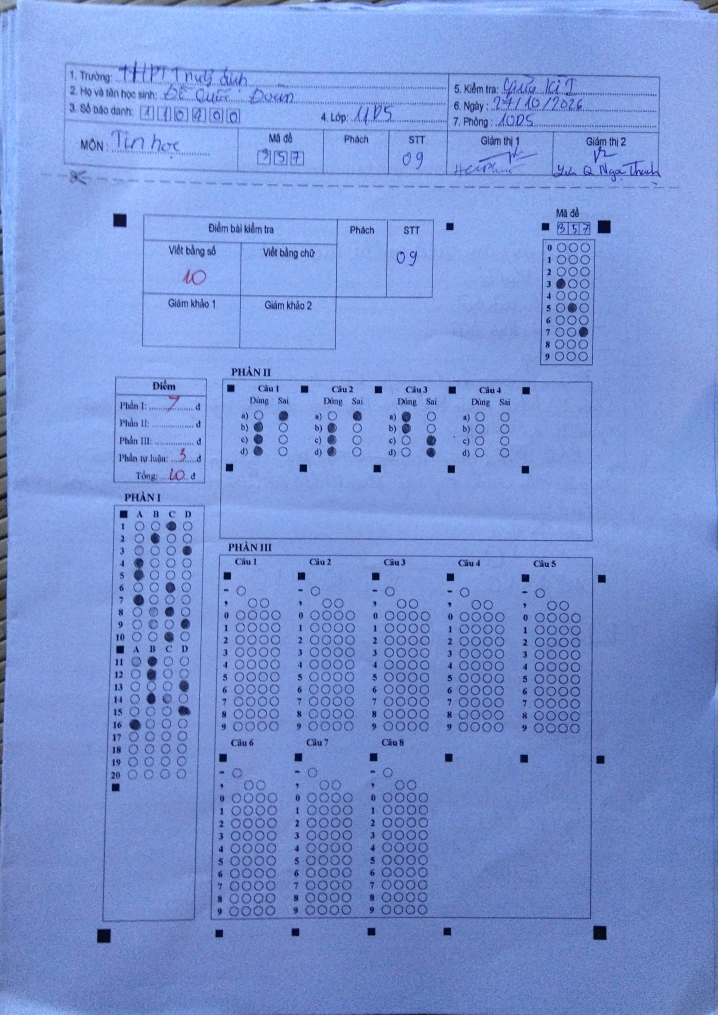
#> input picture test/11/FS_20261113_192246.jpg, 2869 x 4057 px, given in place of g1011.png, which was not available (shown at 1/4 size)
$ python validate_pipeline.py
#> lines starting #> are read from the running program, lines starting #| are printed output that depends on the picture; after the words box and inside, x2 and y2 are one past the last pixel; in counts of white or black regions, pixels touching at a corner belong together
### src/tools/calibrate_layout.py
#!/usr/bin/env python3
"""
OMR sheet layout calibration tool.
Mirrors the detection pipeline implemented in the Android app (OpenCV):
  1. Find 4 corner fiducial squares (Otsu + contour + solidity/fill/aspect filters)
  2. Warp perspective to the fiducial quad
  3. Detect all printed bubbles (adaptive threshold + circular contour filter)
  4. Cluster bubbles into blocks, estimate rows/cols/origin/pitch per block
  5. (For "tc*" filled sheets) measure fill scores to validate thresholds

Usage:  python3 calibrate_layout.py <image1.png> [image2.png ...]
Output: human-readable block report + normalized coords (JSON) per image.
"""
import cv2
import numpy as np
import json
import math
import sys
import os
from collections import defaultdict


# ---------------------------------------------------------------- fiducials
def remove_long_lines(bin_, W):
    """Detach fiducials that touch the page border / table lines."""
    L = max(60, int(W * 0.06))
    hk = cv2.getStructuringElement(cv2.MORPH_RECT, (L, 1))
    vk = cv2.getStructuringElement(cv2.MORPH_RECT, (1, L))
    hlines = cv2.morphologyEx(bin_, cv2.MORPH_OPEN, hk)
    vlines = cv2.morphologyEx(bin_, cv2.MORPH_OPEN, vk)
    lines = cv2.bitwise_or(hlines, vlines)
    return cv2.bitwise_and(bin_, cv2.bitwise_not(lines))


def find_fiducials(gray):
    blur = cv2.GaussianBlur(gray, (3, 3), 0)
    # Otsu can drift high on gray-background scans -> cap it: fiducials are near-black
    otsu, _ = cv2.threshold(blur, 0, 255, cv2.THRESH_BINARY_INV + cv2.THRESH_OTSU)
    t = min(otsu, 130.0)
    _, bin_ = cv2.threshold(blur, t, 255, cv2.THRESH_BINARY_INV)
    bin_ = cv2.morphologyEx(bin_, cv2.MORPH_OPEN, np.ones((3, 3), np.uint8))
    bin_ = remove_long_lines(bin_, gray.shape[1])
    cnts, _ = cv2.findContours(bin_, cv2.RETR_EXTERNAL, cv2.CHAIN_APPROX_SIMPLE)
    H, W = gray.shape
    min_a, max_a = 0.00008 * W * H, 0.02 * W * H
    out = []
    for c in cnts:
        a = cv2.contourArea(c)
        if a < min_a or a > max_a:
            continue
        x, y, w, h = cv2.boundingRect(c)
        ar = w / max(h, 1)
        if not (0.7 < ar < 1.4):
            continue
        hull = cv2.convexHull(c)
        sol = a / max(cv2.contourArea(hull), 1)
        fill = a / (w * h)
        if sol > 0.95 and fill > 0.8:
            M = cv2.moments(c)
            out.append((M["m10"] / M["m00"], M["m01"] / M["m00"], w, h))
    return out


def assemble_quad(pts):
    """Return [TL, TR, BR, BL] from candidate centers, or None."""
    if len(pts) < 4:
        return None
    tl = min(pts, key=lambda p: p[0] + p[1])
    br = max(pts, key=lambda p: p[0] + p[1])
    tr = max(pts, key=lambda p: p[0] - p[1])
    bl = min(pts, key=lambda p: p[0] - p[1])
    ids = {id(tl), id(tr), id(br), id(bl)}
    if len(ids) < 4:
        return None
    return [tl[:2], tr[:2], br[:2], bl[:2]]


def warp_sheet(gray, quad, out_w=1400):
    tl, tr, br, bl = quad
    d = lambda p, q: math.hypot(p[0] - q[0], p[1] - q[1])
    w_top, w_bot = d(tl, tr), d(bl, br)
    h_l, h_r = d(tl, bl), d(tr, br)
    W = (w_top + w_bot) / 2
    Hh = (h_l + h_r) / 2
    out_h = round(out_w * Hh / W)
    src = np.float32(quad)
    dst = np.float32([[0, 0], [out_w - 1, 0], [out_w - 1, out_h - 1], [0, out_h - 1]])
    M = cv2.getPerspectiveTransform(src, dst)
    warped = cv2.warpPerspective(gray, M, (out_w, out_h), flags=cv2.INTER_CUBIC)
    return warped, out_h / out_w


# ---------------------------------------------------------------- bubbles
def detect_circles(gray):
    H, W = gray.shape
    bin_ = cv2.adaptiveThreshold(
        gray, 255, cv2.ADAPTIVE_THRESH_MEAN_C, cv2.THRESH_BINARY_INV, 31, 7
    )
    cnts, _ = cv2.findContours(bin_, cv2.RETR_LIST, cv2.CHAIN_APPROX_SIMPLE)
    r_min, r_max = W / 140.0, W / 30.0  # g12 P1 bubbles are small (d ~ W/64)
    out = []
    for c in cnts:
        a = cv2.contourArea(c)
        if a < math.pi * r_min * r_min or a > math.pi * r_max * r_max:
            continue
        p = cv2.arcLength(c, True)
        circ = 4 * math.pi * a / max(p * p, 1)
        if circ < 0.72:  # sample-12 bubbles are tall ellipses (circ ~0.79)
            continue
        x, y, w, h = cv2.boundingRect(c)
        if not (0.60 < w / max(h, 1) < 1.45):
            continue
        # solid squares (decorative markers) have fill ~1.0; circles/ellipses ~0.785
        if a / (w * h) > 0.88:
            continue
        M = cv2.moments(c)
        out.append((M["m10"] / M["m00"], M["m01"] / M["m00"], (w + h) / 4))
    return out


# [173 lines left out: functions cluster_blocks, split_1d, block_info, fill_score, analyze, not called in this run]


for p in sys.argv[1:]:
    analyze(p)

### src/tools/validate_pipeline.py
#!/usr/bin/env python3
"""
Validate the pipeline end-to-end on the two master templates:
  1. Config -> nearest detected circle distance (snap quality)
  2. Synthetic pencil fills -> fill-score separation (threshold choice)
Also emits the final normalized config as JSON (single source of truth for Kotlin).
"""
import cv2
import numpy as np
import math
import json
import sys

sys.path.insert(0, "/home/dell/Downloads/appscan/src/tools")
from calibrate_layout import warp_sheet, detect_circles, find_fiducials, assemble_quad


def load(path):
    img = cv2.imread(path)
    gray = cv2.cvtColor(img, cv2.COLOR_BGR2GRAY)
    quad = assemble_quad(find_fiducials(gray))
    warped, aspect = warp_sheet(gray, quad)
    return warped, warped.shape[1], warped.shape[0]


def build_m1011(W, H):
    """All bubbles as (section, group_idx, item_idx, col_idx, x_px, y_px)."""
    B = []
    def add(sec, g, i, col, x, y):
        B.append(dict(sec=sec, g=g, i=i, col=col, x=x / W, y=y / H))
    # ma de 3x10
    for r in range(10):
        for c in range(3):
            add("maDe", 0, r, c, 1277.53 + 34.08 * c, 59.76 + 34.10 * r)
    # P1 3 bands x 4 cols x 10 rows
    for b, y0 in enumerate([855.57, 1230.64, 1605.43]):
        for r in range(10):
            for c in range(4):
                add("p1", b * 10 + r, r, c, 67.82 + 45.88 * c, y0 + 34.09 * r)
    # P2 2 bands x 5 cau: (dungX, saiX) pairs
    pairs = [(403.45, 476.48), (618.78, 691.82), (834.69, 907.43),
             (1050.16, 1123.23), (1265.61, 1338.66)]
    for band, y0 in enumerate([540.09, 764.58]):
        for q in range(5):
            for r in range(4):
                add("p2", band * 5 + q, r, 0, pairs[q][0], y0 + 34.06 * r)
                add("p2", band * 5 + q, r, 1, pairs[q][1], y0 + 34.06 * r)
    # P3 2 bands x 5 cau: minus(col -1), comma(cols 1,2), digits 10x4
    for band, (ym, yc, yd) in enumerate([(1035.62, 1069.57, 1103.8),
                                         (1537.21, 1571.51, 1605.43)]):
        for q, x0 in enumerate([362, 578, 793, 1009, 1225]):
            add("p3minus", band * 5 + q, 0, 0, x0, ym)
            for cc in (1, 2):
                add("p3comma", band * 5 + q, cc, cc, x0 + 34.33 * cc, yc)
            for r in range(10):
                for c in range(4):
                    add("p3digit", band * 5 + q, r, c, x0 + 34.33 * c, yd + 34.10 * r)
    return B


def build_m12(W, H):
    B = []
    def add(sec, g, i, col, x, y):
        B.append(dict(sec=sec, g=g, i=i, col=col, x=x / W, y=y / H))
    for r in range(10):
        for c in range(8):
            add("sbd", 0, r, c, 993.87 + 28.787 * c, 204.29 + 41.746 * r)
    for r in range(10):
        for c in range(4):
            add("maDe", 0, r, c, 1252.98 + 28.857 * c, 204.45 + 41.82 * r)
    # P1 4 blocks
    for b, x0 in enumerate([114, 449.5, 785, 1120.5]):
        for r in range(10):
            for c in range(4):
                add("p1", b * 10 + r, r, c, x0 + 59.33 * c, 740.8 + 35.735 * r)
    # P2 8 cau x (dung,sai) x 4 rows
    pairs = [(114.17, 172.9), (232.9, 292.55), (448.52, 508.95), (568.16, 627.94),
             (785.02, 844.43), (904.72, 963.7), (1120.1, 1179.75), (1239.04, 1299.36)]
    for q, (dx, sx) in enumerate(pairs):
        for r in range(4):
            add("p2", q, r, 0, dx, 1243.46 + 35.73 * r)
            add("p2", q, r, 1, sx, 1243.46 + 35.73 * r)
    # P3 6 cau
    for q, x0 in enumerate([106, 320, 535, 749, 963, 1178]):
        add("p3minus", q, 0, 0, x0, 1513.37)
        for cc in (1, 2):
            add("p3comma", q, cc, cc, x0 + 35.67 * cc, 1553.22)
        for r in range(10):
            for c in range(4):
                add("p3digit", q, r, c, x0 + 35.67 * c, 1593.06 + 39.806 * r)
    return B


def fill_score(gray, cx, cy, r):
    r = max(r, 3.0)
    x0, x1 = int(cx - 2 * r), int(cx + 2 * r)
    y0, y1 = int(cy - 2 * r), int(cy + 2 * r)
    if x0 < 0 or y0 < 0 or x1 >= gray.shape[1] or y1 >= gray.shape[0]:
        return 0.0
    roi = gray[y0:y1, x0:x1].astype(np.float32)
    yy, xx = np.mgrid[y0:y1, x0:x1]
    d = np.hypot(xx - cx, yy - cy)
    inner = roi[d <= r * 0.55]
    ring = roi[(d >= r * 1.15) & (d <= r * 1.45)]
    if inner.size == 0 or ring.size == 0:
        return 0.0
    return max(0.0, (ring.mean() - inner.mean()) / max(ring.mean(), 1.0))


def main():
    results = {}
    for name, path, builder in [
        ("m1011", "/tmp/g1011.png", build_m1011),
        ("m12", "/tmp/g12.png", build_m12),
    ]:
        warped, W, H = load(path)
#> in load, img is the input picture: shape (4057, 2869, 3); mean B, G, R 213.9, 147.9, 120.9
#> in load, `gray = cv2.cvtColor(img, cv2.COLOR_BGR2GRAY)`:
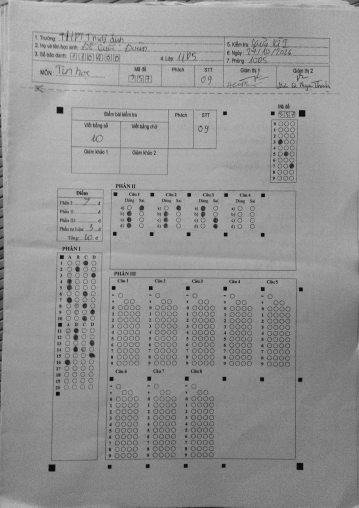
#> gray: shape (4057, 2869) (shown at 1/8 size); min 2, max 238, mean 147.3
#> in find_fiducials, `otsu, _ = cv2.threshold(blur, 0, 255, cv2.THRESH_BINARY_INV + cv2.THRE..`: otsu = 142
#> in find_fiducials, `t = min(otsu, 130.0)`: t = 130
#> in find_fiducials, `_, bin_ = cv2.threshold(blur, t, 255, cv2.THRESH_BINARY_INV)`:
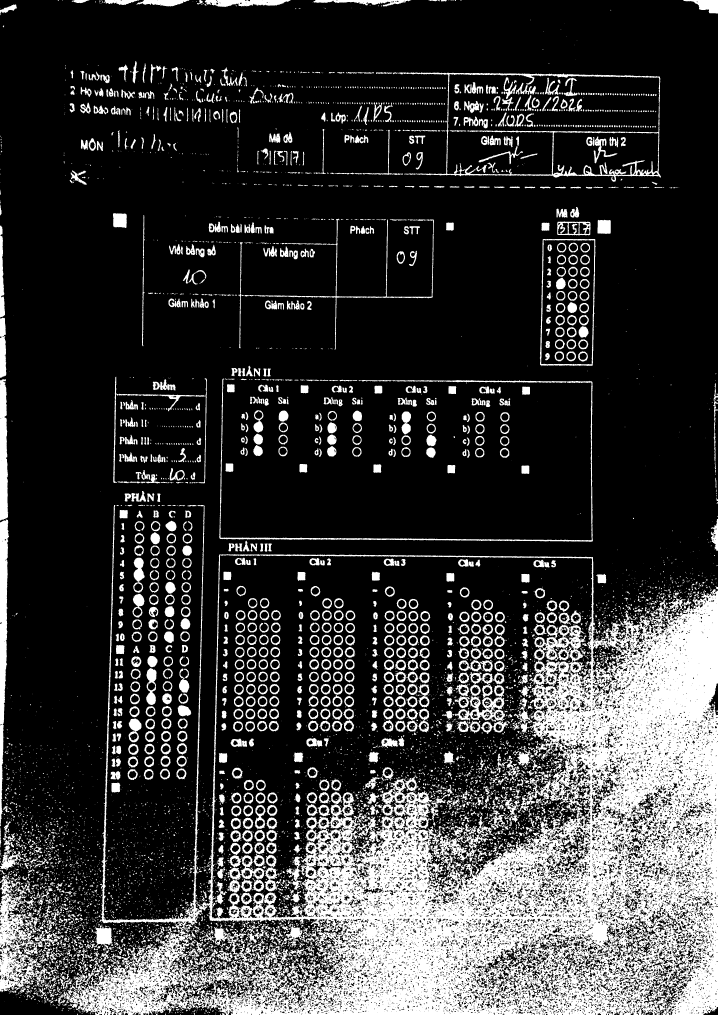
#> bin_: shape (4057, 2869) (shown at 1/4 size); 21.7% white; 8928 white regions (5843 under 20 px), largest, box (x1, y1, x2, y2) and area: (232, 2020, 2869, 4057) 1598946, (0, 3499, 223, 3969) 38004, (1593, 289, 2644, 727) 26036
#> in remove_long_lines, `return cv2.bitwise_and(bin_, cv2.bitwise_not(lines))`:
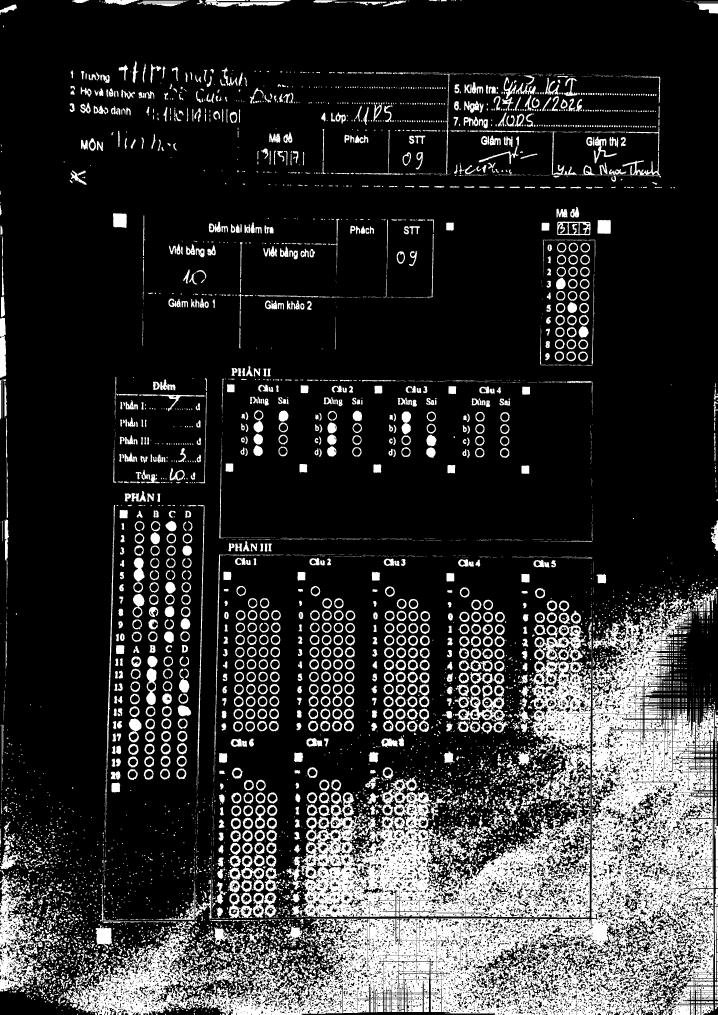
#> returned value: shape (4057, 2869) (shown at 1/4 size); 18.7% white; 8447 white regions (4115 under 20 px)
#> in find_fiducials, `cnts, _ = cv2.findContours(bin_, cv2.RETR_EXTERNAL, cv2.CHAIN_APPROX_S..`: cnts = 8111 contours, 5004 with area under 20; largest, box (x1, y1, x2, y2) and area: (1678, 2394, 2856, 4057) 774621, (1166, 3115, 2362, 3670) 336773, (254, 3674, 1596, 4057) 201922, (2107, 2500, 2365, 3220) 90591, (0, 3503, 169, 3966) 31338
#> the loop in find_fiducials, `for c in cnts:` made 8111 passes
#> a on passes 7, 8, 11: 9, 12.5, 27.5
#> after the loop in find_fiducials, `for c in cnts:`: out = 11 items, first 6: (1693.4, 3864.4, 51, 38), (1640.7, 3864.6, 53, 38), (1630.4, 3791.5, 74, 59), (1636.6, 3717.1, 79, 87), (480.1, 2597.8, 34, 36), (2101.5, 2312.1, 33, 35)
#> in assemble_quad, `tl = min(pts, key=lambda p: p[0] + p[1])`: tl = (479.3, 881.1, 55, 59)
#> in assemble_quad, `br = max(pts, key=lambda p: p[0] + p[1])`: br = (1693.4, 3864.4, 51, 38)
#> in assemble_quad, `tr = max(pts, key=lambda p: p[0] - p[1])`: tr = (2416.3, 907.1, 53, 55)
#> in assemble_quad, `bl = min(pts, key=lambda p: p[0] - p[1])`: bl = (1640.7, 3864.6, 53, 38)
#> in assemble_quad, `ids = {id(tl), id(tr), id(br), id(bl)}`: ids = 4 items
#> in load, `quad = assemble_quad(find_fiducials(gray))`: quad = [(479.3, 881.1), (2416.3, 907.1), (1693.4, 3864.4), (1640.7, 3864.6)]
#> in warp_sheet, `tl, tr, br, bl = quad`: tl = (479.3, 881.1); tr = (2416.3, 907.1); br = (1693.4, 3864.4); bl = (1640.7, 3864.6)
#> in warp_sheet, `w_top, w_bot = d(tl, tr), d(bl, br)`: w_top = 1937.2; w_bot = 52.69
#> in warp_sheet, `h_l, h_r = d(tl, bl), d(tr, br)`: h_l = 3201.6; h_r = 3044.3
#> in warp_sheet, `W = (w_top + w_bot) / 2`: W = 994.9
#> in warp_sheet, `Hh = (h_l + h_r) / 2`: Hh = 3123
#> in warp_sheet, `out_h = round(out_w * Hh / W)`: out_h = 4394
#> in warp_sheet, `src = np.float32(quad)`: src = [[479.3, 881.1], [2416.3, 907.1], [1693.4, 3864.4], [1640.7, 3864.6]]
#> in warp_sheet, `dst = np.float32([[0, 0], [out_w - 1, 0], [out_w - 1, out_h - 1], [0, ..`: dst = [[0, 0], [1399, 0], [1399, 4393], [0, 4393]]
#> in warp_sheet, `M = cv2.getPerspectiveTransform(src, dst)`: M = [[0.557, -0.217, -75.97], [-0.000419, 0.0311, -27.23], [-1.19e-06, -0.000253, 1]]
#> in load, `warped, aspect = warp_sheet(gray, quad)`: aspect = 3.14
#> W = 1400; H = 4394
        circles = detect_circles(warped)
#> in detect_circles, `bin_ = cv2.adaptiveThreshold( gray, 255, cv2.ADAPTIVE_THRESH_MEAN_C, c..`:
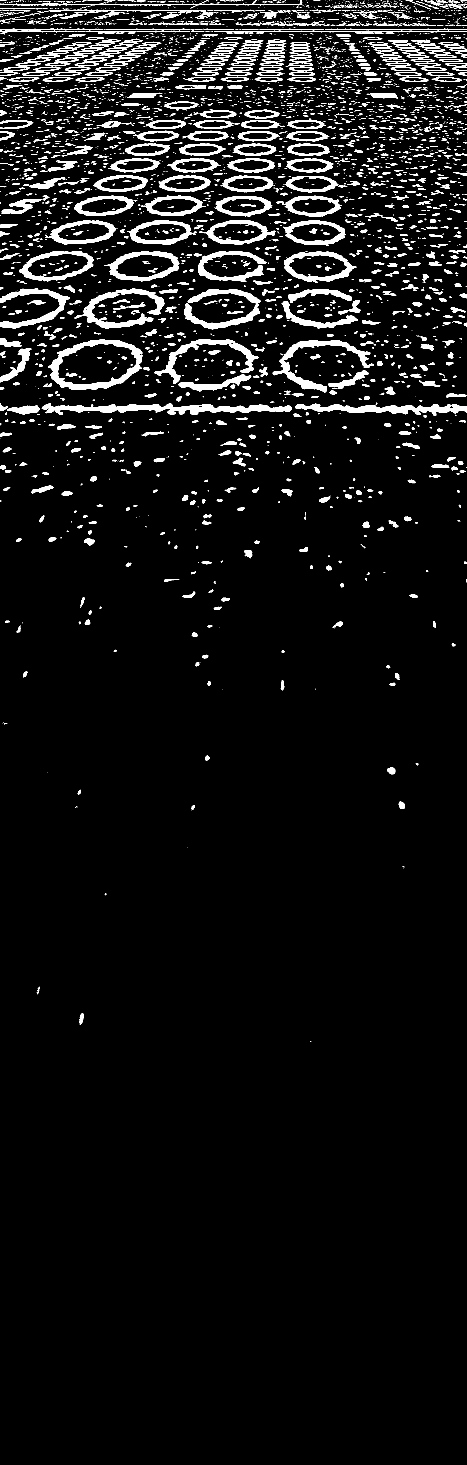
#> bin_: shape (4394, 1400) (shown at 1/3 size); 5.5% white; 4618 white regions (3182 under 20 px)
#> in detect_circles, `cnts, _ = cv2.findContours(bin_, cv2.RETR_LIST, cv2.CHAIN_APPROX_SIMPLE)`: cnts = 4959 contours, 3833 with area under 20; largest, box (x1, y1, x2, y2) and area: (144, 1018, 427, 1169) 31536, (172, 1029, 412, 1155) 21936, (852, 754, 1069, 848) 14128, (312, 753, 538, 844) 14097, (57, 753, 282, 844) 14055
#> the loop in detect_circles, `for c in cnts:` made 4959 passes
#> (c, a) on passes 1 to 3: ([[931, 3123], [931, 3124], [932, 3125], [933, 3125]], 1.5), ([[242, 3070], [243, 3069], [244, 3070], [243, 3071]], 2), ([[243, 3069], [244, 3068], [245, 3069], [244, 3070]], 2)
#> after the loop in detect_circles, `for c in cnts:`: out = [(1174.3, 2311.9, 11.25)]
#> circles = [(1174.3, 2311.9, 11.25)]
        bubbles = builder(W, H)
#> bubbles = 660 items

        # --- snap validation
        cxy = np.array([(c[0], c[1]) for c in circles])
#> cxy = [[1174.3, 2311.9]]
        maxd, ds = 0, []
        for b in bubbles:
            px, py = b["x"] * W, b["y"] * H
            d = np.min(np.hypot(cxy[:, 0] - px, cxy[:, 1] - py))
            ds.append(d)
            maxd = max(maxd, d)
#> this loop made 660 passes
#> (px, py, d, maxd) on passes 1 to 3: (1277.5, 59.76, 2254.5, 2254.5), (1311.6, 59.76, 2256.3, 2256.3), (1345.7, 59.76, 2258.6, 2258.6)
#> after the loop, ds = 660 values, max 2258.6 at index 2, min 402.8 at index 656, mean 1163.3
        ds = np.array(ds)
        print(f"\n[{name}] bubbles={len(bubbles)} snap dist: mean={ds.mean():.2f} "
              f"p95={np.percentile(ds,95):.2f} max={maxd:.2f} (pitch ~28-46px)")
#| [m1011] bubbles=660 snap dist: mean=1163.30 p95=1874.04 max=2258.64 (pitch ~28-46px)

        # --- baseline fill scores (empty template)
        base = []
        for b in bubbles:
            px, py = b["x"] * W, b["y"] * H
            d = np.min(np.hypot(cxy[:, 0] - px, cxy[:, 1] - py))
            r = circles[int(np.argmin(np.hypot(cxy[:, 0] - px, cxy[:, 1] - py)))][2] if d < 15 else 12.0
            base.append((b["sec"], fill_score(warped, px, py, r)))
#> this loop made 660 passes
#> (px, py, x0 in fill_score, x1 in fill_score, y0 in fill_score, y1 in fill_score) on passes 1 to 3: (1277.5, 59.76, 1253, 1301, 35, 83), (1311.6, 59.76, 1287, 1335, 35, 83), (1345.7, 59.76, 1321, 1369, 35, 83)
#> pass 1, in fill_score, `d = np.hypot(xx - cx, yy - cy)`:
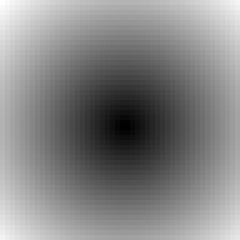
#> d: shape (48, 48) float64 (shown 5 times larger); min 0.528, max 34.85, mean 18.4; drawn with min black and max white
        from collections import defaultdict
        by_sec = defaultdict(list)
        for sec, s in base:
            by_sec[sec].append(s)
#> this loop made 660 passes
#> (sec, s) on passes 1 to 3: ('maDe', 0), ('maDe', 0.219), ('maDe', 0)
        print(f"[{name}] EMPTY-template fill scores per section "
              f"(max / mean):")
        for sec, vals in by_sec.items():
            vals = np.array(vals)
            print(f"   {sec:9s} max={vals.max():.3f} mean={vals.mean():.3f} p99={np.percentile(vals,99):.3f}")

        # --- synthetic fills
        rng = np.random.default_rng(42)
        filled_scores, empty_scores = [], []
        sim = warped.copy()
        test = []
        for b in bubbles:
            px, py = b["x"] * W, b["y"] * H
            d = np.min(np.hypot(cxy[:, 0] - px, cxy[:, 1] - py))
            r = circles[int(np.argmin(np.hypot(cxy[:, 0] - px, cxy[:, 1] - py)))][2] if d < 15 else 12.0
            test.append((b, px, py, r))
        picks = rng.choice(len(test), size=int(len(test) * 0.12), replace=False)
        for idx in picks:
            b, px, py, r = test[idx]
            g = int(rng.choice([70, 100, 135]))
            rw = r * rng.uniform(0.75, 1.05)
            rh = r * rng.uniform(0.8, 1.1) * (1.35 if b["sec"] in ("sbd", "maDe", "p1") and name == "m12" else 1.0)
            cv2.ellipse(sim, (int(px), int(py)), (int(rw), int(rh)), 0, 0, 360, g, -1)
#> this loop made 79 passes
#> idx on passes 1 to 8: 311, 392, 624, 501, 652, 302, 372, 244
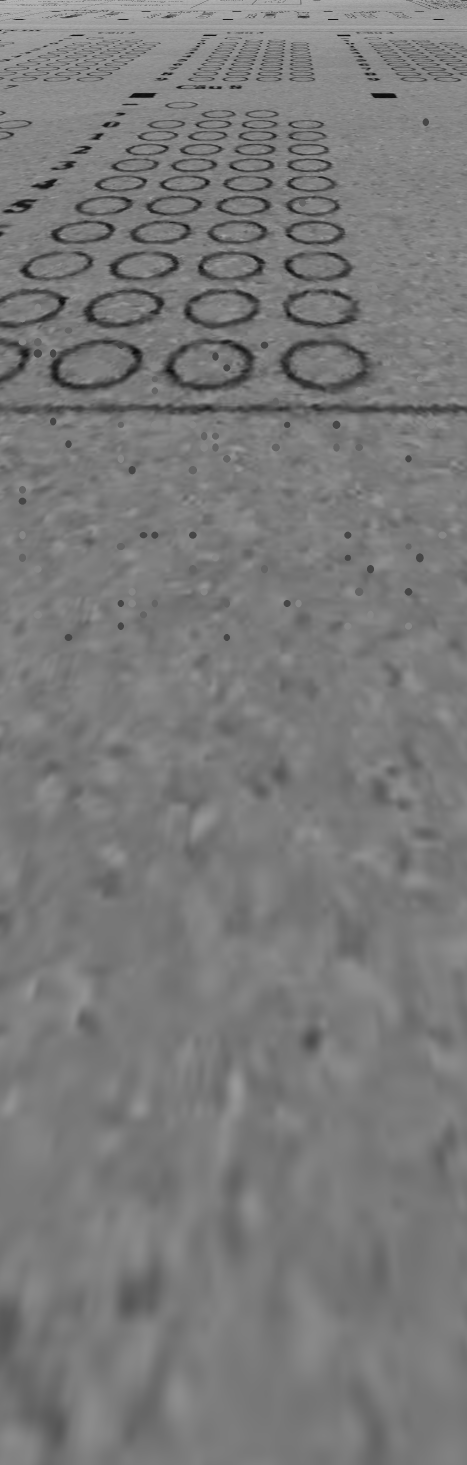
#> sim: shape (4394, 1400) (shown at 1/3 size); min 4, max 204, mean 121.9
        for idx, (b, px, py, r) in enumerate(test):
            s = fill_score(sim, px, py, r)
            (filled_scores if idx in set(picks.tolist()) else empty_scores).append((b["sec"], s))
#> this loop made 660 passes
#> (px, py) on passes 1 to 3: (1277.5, 59.76), (1311.6, 59.76), (1345.7, 59.76)
#> pass 3, in fill_score (call 663), `roi = gray[y0:y1, x0:x1].astype(np.float32)`:
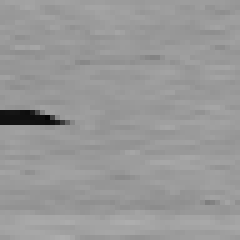
#> roi: shape (48, 48) float32 (shown 5 times larger); min 5, max 173, mean 152.3
        fs = np.array([s for _, s in filled_scores])
        es = np.array([s for _, s in empty_scores])
        print(f"[{name}] SIM: filled n={len(fs)} min={fs.min():.3f} p05={np.percentile(fs,5):.3f} | "
              f"empty max={es.max():.3f} p99={np.percentile(es,99):.3f}")
#| [m1011] SIM: filled n=79 min=0.000 p05=0.000 | empty max=0.477 p99=0.353
        results[name] = dict(
            bubbles=[{k: (round(v, 6) if isinstance(v, float) else v) for k, v in b.items()} for b in bubbles])
    json.dump(results, open("/tmp/omr_config.json", "w"))
    print("\nwrote /tmp/omr_config.json")


if __name__ == "__main__":
    main()
